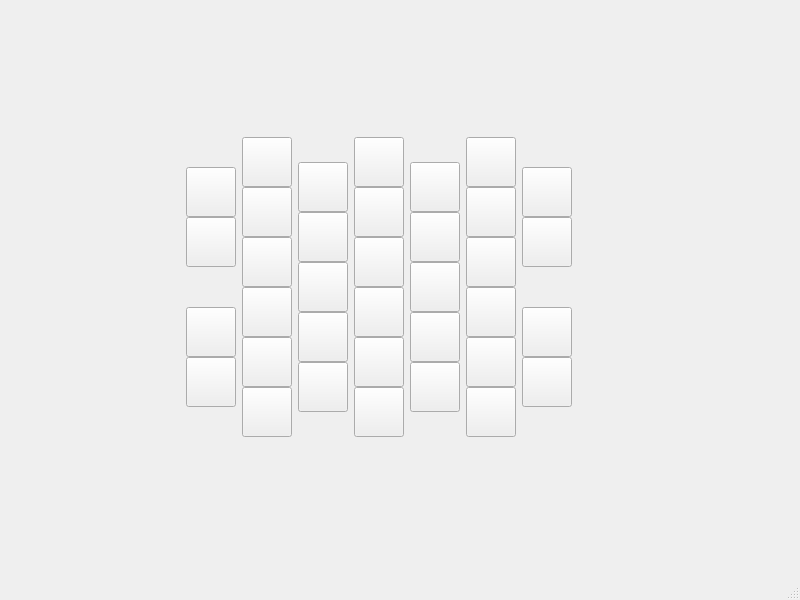
<?xml version="1.0" encoding="UTF-8"?>
<ui version="4.0">
 <class>MainWindow</class>
 <widget class="QMainWindow" name="MainWindow">
  <property name="geometry">
   <rect>
    <x>0</x>
    <y>0</y>
    <width>800</width>
    <height>600</height>
   </rect>
  </property>
  <property name="windowTitle">
   <string>MainWindow</string>
  </property>
  <widget class="QWidget" name="centralwidget">
   <widget class="QWidget" name="horizontalLayoutWidget">
    <property name="geometry">
     <rect>
      <x>180</x>
      <y>120</y>
      <width>402</width>
      <height>334</height>
     </rect>
    </property>
    <layout class="QHBoxLayout" name="horizontalLayout">
     <property name="spacing">
      <number>0</number>
     </property>
     <item>
      <layout class="QVBoxLayout" name="verticalLayout">
       <property name="spacing">
        <number>0</number>
       </property>
       <item>
        <spacer name="verticalSpacer">
         <property name="orientation">
          <enum>Qt::Vertical</enum>
         </property>
         <property name="sizeHint" stdset="0">
          <size>
           <width>20</width>
           <height>40</height>
          </size>
         </property>
        </spacer>
       </item>
       <item>
        <widget class="QPushButton" name="pushButton_29">
         <property name="sizePolicy">
          <sizepolicy hsizetype="Minimum" vsizetype="Maximum">
           <horstretch>0</horstretch>
           <verstretch>0</verstretch>
          </sizepolicy>
         </property>
         <property name="minimumSize">
          <size>
           <width>50</width>
           <height>50</height>
          </size>
         </property>
         <property name="maximumSize">
          <size>
           <width>50</width>
           <height>50</height>
          </size>
         </property>
         <property name="text">
          <string/>
         </property>
         <attribute name="buttonGroup">
          <string notr="true">act_blk</string>
         </attribute>
        </widget>
       </item>
       <item>
        <widget class="QPushButton" name="pushButton_28">
         <property name="sizePolicy">
          <sizepolicy hsizetype="Minimum" vsizetype="Maximum">
           <horstretch>0</horstretch>
           <verstretch>0</verstretch>
          </sizepolicy>
         </property>
         <property name="minimumSize">
          <size>
           <width>50</width>
           <height>50</height>
          </size>
         </property>
         <property name="maximumSize">
          <size>
           <width>50</width>
           <height>50</height>
          </size>
         </property>
         <property name="text">
          <string/>
         </property>
         <attribute name="buttonGroup">
          <string notr="true">act_blk</string>
         </attribute>
        </widget>
       </item>
       <item>
        <spacer name="verticalSpacer_3">
         <property name="orientation">
          <enum>Qt::Vertical</enum>
         </property>
         <property name="sizeType">
          <enum>QSizePolicy::Fixed</enum>
         </property>
         <property name="sizeHint" stdset="0">
          <size>
           <width>20</width>
           <height>40</height>
          </size>
         </property>
        </spacer>
       </item>
       <item>
        <widget class="QPushButton" name="pushButton_27">
         <property name="sizePolicy">
          <sizepolicy hsizetype="Minimum" vsizetype="Maximum">
           <horstretch>0</horstretch>
           <verstretch>0</verstretch>
          </sizepolicy>
         </property>
         <property name="minimumSize">
          <size>
           <width>50</width>
           <height>50</height>
          </size>
         </property>
         <property name="maximumSize">
          <size>
           <width>50</width>
           <height>50</height>
          </size>
         </property>
         <property name="text">
          <string/>
         </property>
         <attribute name="buttonGroup">
          <string notr="true">act_blk</string>
         </attribute>
        </widget>
       </item>
       <item>
        <widget class="QPushButton" name="pushButton">
         <property name="sizePolicy">
          <sizepolicy hsizetype="Minimum" vsizetype="Maximum">
           <horstretch>0</horstretch>
           <verstretch>0</verstretch>
          </sizepolicy>
         </property>
         <property name="minimumSize">
          <size>
           <width>50</width>
           <height>50</height>
          </size>
         </property>
         <property name="maximumSize">
          <size>
           <width>50</width>
           <height>50</height>
          </size>
         </property>
         <property name="text">
          <string/>
         </property>
         <attribute name="buttonGroup">
          <string notr="true">act_blk</string>
         </attribute>
        </widget>
       </item>
       <item>
        <spacer name="verticalSpacer_2">
         <property name="orientation">
          <enum>Qt::Vertical</enum>
         </property>
         <property name="sizeHint" stdset="0">
          <size>
           <width>20</width>
           <height>40</height>
          </size>
         </property>
        </spacer>
       </item>
      </layout>
     </item>
     <item>
      <layout class="QVBoxLayout" name="verticalLayout_2">
       <property name="spacing">
        <number>0</number>
       </property>
       <item>
        <spacer name="verticalSpacer_7">
         <property name="orientation">
          <enum>Qt::Vertical</enum>
         </property>
         <property name="sizeHint" stdset="0">
          <size>
           <width>20</width>
           <height>40</height>
          </size>
         </property>
        </spacer>
       </item>
       <item>
        <widget class="QPushButton" name="pushButton_2">
         <property name="sizePolicy">
          <sizepolicy hsizetype="Minimum" vsizetype="Maximum">
           <horstretch>0</horstretch>
           <verstretch>0</verstretch>
          </sizepolicy>
         </property>
         <property name="minimumSize">
          <size>
           <width>50</width>
           <height>50</height>
          </size>
         </property>
         <property name="maximumSize">
          <size>
           <width>50</width>
           <height>50</height>
          </size>
         </property>
         <property name="text">
          <string/>
         </property>
         <attribute name="buttonGroup">
          <string notr="true">act_blk</string>
         </attribute>
        </widget>
       </item>
       <item>
        <widget class="QPushButton" name="pushButton_26">
         <property name="sizePolicy">
          <sizepolicy hsizetype="Minimum" vsizetype="Maximum">
           <horstretch>0</horstretch>
           <verstretch>0</verstretch>
          </sizepolicy>
         </property>
         <property name="minimumSize">
          <size>
           <width>50</width>
           <height>50</height>
          </size>
         </property>
         <property name="maximumSize">
          <size>
           <width>50</width>
           <height>50</height>
          </size>
         </property>
         <property name="text">
          <string/>
         </property>
         <attribute name="buttonGroup">
          <string notr="true">act_blk</string>
         </attribute>
        </widget>
       </item>
       <item>
        <widget class="QPushButton" name="pushButton_8">
         <property name="sizePolicy">
          <sizepolicy hsizetype="Minimum" vsizetype="Maximum">
           <horstretch>0</horstretch>
           <verstretch>0</verstretch>
          </sizepolicy>
         </property>
         <property name="minimumSize">
          <size>
           <width>50</width>
           <height>50</height>
          </size>
         </property>
         <property name="maximumSize">
          <size>
           <width>50</width>
           <height>50</height>
          </size>
         </property>
         <property name="text">
          <string/>
         </property>
         <attribute name="buttonGroup">
          <string notr="true">act_blk</string>
         </attribute>
        </widget>
       </item>
       <item>
        <widget class="QPushButton" name="pushButton_25">
         <property name="sizePolicy">
          <sizepolicy hsizetype="Minimum" vsizetype="Maximum">
           <horstretch>0</horstretch>
           <verstretch>0</verstretch>
          </sizepolicy>
         </property>
         <property name="minimumSize">
          <size>
           <width>50</width>
           <height>50</height>
          </size>
         </property>
         <property name="maximumSize">
          <size>
           <width>50</width>
           <height>50</height>
          </size>
         </property>
         <property name="text">
          <string/>
         </property>
         <attribute name="buttonGroup">
          <string notr="true">act_blk</string>
         </attribute>
        </widget>
       </item>
       <item>
        <widget class="QPushButton" name="pushButton_10">
         <property name="sizePolicy">
          <sizepolicy hsizetype="Minimum" vsizetype="Maximum">
           <horstretch>0</horstretch>
           <verstretch>0</verstretch>
          </sizepolicy>
         </property>
         <property name="minimumSize">
          <size>
           <width>50</width>
           <height>50</height>
          </size>
         </property>
         <property name="maximumSize">
          <size>
           <width>50</width>
           <height>50</height>
          </size>
         </property>
         <property name="text">
          <string/>
         </property>
         <attribute name="buttonGroup">
          <string notr="true">act_blk</string>
         </attribute>
        </widget>
       </item>
       <item>
        <widget class="QPushButton" name="pushButton_9">
         <property name="sizePolicy">
          <sizepolicy hsizetype="Minimum" vsizetype="Maximum">
           <horstretch>0</horstretch>
           <verstretch>0</verstretch>
          </sizepolicy>
         </property>
         <property name="minimumSize">
          <size>
           <width>50</width>
           <height>50</height>
          </size>
         </property>
         <property name="maximumSize">
          <size>
           <width>50</width>
           <height>50</height>
          </size>
         </property>
         <property name="text">
          <string/>
         </property>
         <attribute name="buttonGroup">
          <string notr="true">act_blk</string>
         </attribute>
        </widget>
       </item>
       <item>
        <spacer name="verticalSpacer_8">
         <property name="orientation">
          <enum>Qt::Vertical</enum>
         </property>
         <property name="sizeHint" stdset="0">
          <size>
           <width>20</width>
           <height>40</height>
          </size>
         </property>
        </spacer>
       </item>
      </layout>
     </item>
     <item>
      <layout class="QVBoxLayout" name="verticalLayout_3">
       <property name="spacing">
        <number>0</number>
       </property>
       <item>
        <spacer name="verticalSpacer_9">
         <property name="orientation">
          <enum>Qt::Vertical</enum>
         </property>
         <property name="sizeHint" stdset="0">
          <size>
           <width>20</width>
           <height>40</height>
          </size>
         </property>
        </spacer>
       </item>
       <item>
        <widget class="QPushButton" name="pushButton_23">
         <property name="sizePolicy">
          <sizepolicy hsizetype="Minimum" vsizetype="Maximum">
           <horstretch>0</horstretch>
           <verstretch>0</verstretch>
          </sizepolicy>
         </property>
         <property name="minimumSize">
          <size>
           <width>50</width>
           <height>50</height>
          </size>
         </property>
         <property name="maximumSize">
          <size>
           <width>50</width>
           <height>50</height>
          </size>
         </property>
         <property name="text">
          <string/>
         </property>
         <attribute name="buttonGroup">
          <string notr="true">act_blk</string>
         </attribute>
        </widget>
       </item>
       <item>
        <widget class="QPushButton" name="pushButton_24">
         <property name="sizePolicy">
          <sizepolicy hsizetype="Minimum" vsizetype="Maximum">
           <horstretch>0</horstretch>
           <verstretch>0</verstretch>
          </sizepolicy>
         </property>
         <property name="minimumSize">
          <size>
           <width>50</width>
           <height>50</height>
          </size>
         </property>
         <property name="maximumSize">
          <size>
           <width>50</width>
           <height>50</height>
          </size>
         </property>
         <property name="text">
          <string/>
         </property>
         <attribute name="buttonGroup">
          <string notr="true">act_blk</string>
         </attribute>
        </widget>
       </item>
       <item>
        <widget class="QPushButton" name="pushButton_11">
         <property name="sizePolicy">
          <sizepolicy hsizetype="Minimum" vsizetype="Maximum">
           <horstretch>0</horstretch>
           <verstretch>0</verstretch>
          </sizepolicy>
         </property>
         <property name="minimumSize">
          <size>
           <width>50</width>
           <height>50</height>
          </size>
         </property>
         <property name="maximumSize">
          <size>
           <width>50</width>
           <height>50</height>
          </size>
         </property>
         <property name="text">
          <string/>
         </property>
         <attribute name="buttonGroup">
          <string notr="true">act_blk</string>
         </attribute>
        </widget>
       </item>
       <item>
        <widget class="QPushButton" name="pushButton_12">
         <property name="sizePolicy">
          <sizepolicy hsizetype="Minimum" vsizetype="Maximum">
           <horstretch>0</horstretch>
           <verstretch>0</verstretch>
          </sizepolicy>
         </property>
         <property name="minimumSize">
          <size>
           <width>50</width>
           <height>50</height>
          </size>
         </property>
         <property name="maximumSize">
          <size>
           <width>50</width>
           <height>50</height>
          </size>
         </property>
         <property name="text">
          <string/>
         </property>
         <attribute name="buttonGroup">
          <string notr="true">act_blk</string>
         </attribute>
        </widget>
       </item>
       <item>
        <widget class="QPushButton" name="pushButton_3">
         <property name="sizePolicy">
          <sizepolicy hsizetype="Minimum" vsizetype="Maximum">
           <horstretch>0</horstretch>
           <verstretch>0</verstretch>
          </sizepolicy>
         </property>
         <property name="minimumSize">
          <size>
           <width>50</width>
           <height>50</height>
          </size>
         </property>
         <property name="maximumSize">
          <size>
           <width>50</width>
           <height>50</height>
          </size>
         </property>
         <property name="text">
          <string/>
         </property>
         <attribute name="buttonGroup">
          <string notr="true">act_blk</string>
         </attribute>
        </widget>
       </item>
       <item>
        <spacer name="verticalSpacer_10">
         <property name="orientation">
          <enum>Qt::Vertical</enum>
         </property>
         <property name="sizeHint" stdset="0">
          <size>
           <width>20</width>
           <height>40</height>
          </size>
         </property>
        </spacer>
       </item>
      </layout>
     </item>
     <item>
      <layout class="QVBoxLayout" name="verticalLayout_4">
       <property name="spacing">
        <number>0</number>
       </property>
       <item>
        <spacer name="verticalSpacer_12">
         <property name="orientation">
          <enum>Qt::Vertical</enum>
         </property>
         <property name="sizeHint" stdset="0">
          <size>
           <width>20</width>
           <height>40</height>
          </size>
         </property>
        </spacer>
       </item>
       <item>
        <widget class="QPushButton" name="pushButton_4">
         <property name="sizePolicy">
          <sizepolicy hsizetype="Minimum" vsizetype="Maximum">
           <horstretch>0</horstretch>
           <verstretch>0</verstretch>
          </sizepolicy>
         </property>
         <property name="minimumSize">
          <size>
           <width>50</width>
           <height>50</height>
          </size>
         </property>
         <property name="maximumSize">
          <size>
           <width>50</width>
           <height>50</height>
          </size>
         </property>
         <property name="text">
          <string/>
         </property>
         <attribute name="buttonGroup">
          <string notr="true">act_blk</string>
         </attribute>
        </widget>
       </item>
       <item>
        <widget class="QPushButton" name="pushButton_30">
         <property name="sizePolicy">
          <sizepolicy hsizetype="Minimum" vsizetype="Maximum">
           <horstretch>0</horstretch>
           <verstretch>0</verstretch>
          </sizepolicy>
         </property>
         <property name="minimumSize">
          <size>
           <width>50</width>
           <height>50</height>
          </size>
         </property>
         <property name="maximumSize">
          <size>
           <width>50</width>
           <height>50</height>
          </size>
         </property>
         <property name="text">
          <string/>
         </property>
         <attribute name="buttonGroup">
          <string notr="true">act_blk</string>
         </attribute>
        </widget>
       </item>
       <item>
        <widget class="QPushButton" name="pushButton_14">
         <property name="sizePolicy">
          <sizepolicy hsizetype="Minimum" vsizetype="Maximum">
           <horstretch>0</horstretch>
           <verstretch>0</verstretch>
          </sizepolicy>
         </property>
         <property name="minimumSize">
          <size>
           <width>50</width>
           <height>50</height>
          </size>
         </property>
         <property name="maximumSize">
          <size>
           <width>50</width>
           <height>50</height>
          </size>
         </property>
         <property name="text">
          <string/>
         </property>
         <attribute name="buttonGroup">
          <string notr="true">act_blk</string>
         </attribute>
        </widget>
       </item>
       <item>
        <widget class="QPushButton" name="pushButton_21">
         <property name="sizePolicy">
          <sizepolicy hsizetype="Minimum" vsizetype="Maximum">
           <horstretch>0</horstretch>
           <verstretch>0</verstretch>
          </sizepolicy>
         </property>
         <property name="minimumSize">
          <size>
           <width>50</width>
           <height>50</height>
          </size>
         </property>
         <property name="maximumSize">
          <size>
           <width>50</width>
           <height>50</height>
          </size>
         </property>
         <property name="text">
          <string/>
         </property>
         <attribute name="buttonGroup">
          <string notr="true">act_blk</string>
         </attribute>
        </widget>
       </item>
       <item>
        <widget class="QPushButton" name="pushButton_13">
         <property name="sizePolicy">
          <sizepolicy hsizetype="Minimum" vsizetype="Maximum">
           <horstretch>0</horstretch>
           <verstretch>0</verstretch>
          </sizepolicy>
         </property>
         <property name="minimumSize">
          <size>
           <width>50</width>
           <height>50</height>
          </size>
         </property>
         <property name="maximumSize">
          <size>
           <width>50</width>
           <height>50</height>
          </size>
         </property>
         <property name="text">
          <string/>
         </property>
         <attribute name="buttonGroup">
          <string notr="true">act_blk</string>
         </attribute>
        </widget>
       </item>
       <item>
        <widget class="QPushButton" name="pushButton_22">
         <property name="sizePolicy">
          <sizepolicy hsizetype="Minimum" vsizetype="Maximum">
           <horstretch>0</horstretch>
           <verstretch>0</verstretch>
          </sizepolicy>
         </property>
         <property name="minimumSize">
          <size>
           <width>50</width>
           <height>50</height>
          </size>
         </property>
         <property name="maximumSize">
          <size>
           <width>50</width>
           <height>50</height>
          </size>
         </property>
         <property name="text">
          <string/>
         </property>
         <attribute name="buttonGroup">
          <string notr="true">act_blk</string>
         </attribute>
        </widget>
       </item>
       <item>
        <spacer name="verticalSpacer_11">
         <property name="orientation">
          <enum>Qt::Vertical</enum>
         </property>
         <property name="sizeHint" stdset="0">
          <size>
           <width>20</width>
           <height>40</height>
          </size>
         </property>
        </spacer>
       </item>
      </layout>
     </item>
     <item>
      <layout class="QVBoxLayout" name="verticalLayout_5">
       <property name="spacing">
        <number>0</number>
       </property>
       <item>
        <spacer name="verticalSpacer_16">
         <property name="orientation">
          <enum>Qt::Vertical</enum>
         </property>
         <property name="sizeHint" stdset="0">
          <size>
           <width>20</width>
           <height>40</height>
          </size>
         </property>
        </spacer>
       </item>
       <item>
        <widget class="QPushButton" name="pushButton_5">
         <property name="sizePolicy">
          <sizepolicy hsizetype="Minimum" vsizetype="Maximum">
           <horstretch>0</horstretch>
           <verstretch>0</verstretch>
          </sizepolicy>
         </property>
         <property name="minimumSize">
          <size>
           <width>50</width>
           <height>50</height>
          </size>
         </property>
         <property name="maximumSize">
          <size>
           <width>50</width>
           <height>50</height>
          </size>
         </property>
         <property name="text">
          <string/>
         </property>
         <attribute name="buttonGroup">
          <string notr="true">act_blk</string>
         </attribute>
        </widget>
       </item>
       <item>
        <widget class="QPushButton" name="pushButton_16">
         <property name="sizePolicy">
          <sizepolicy hsizetype="Minimum" vsizetype="Maximum">
           <horstretch>0</horstretch>
           <verstretch>0</verstretch>
          </sizepolicy>
         </property>
         <property name="minimumSize">
          <size>
           <width>50</width>
           <height>50</height>
          </size>
         </property>
         <property name="maximumSize">
          <size>
           <width>50</width>
           <height>50</height>
          </size>
         </property>
         <property name="text">
          <string/>
         </property>
         <attribute name="buttonGroup">
          <string notr="true">act_blk</string>
         </attribute>
        </widget>
       </item>
       <item>
        <widget class="QPushButton" name="pushButton_19">
         <property name="sizePolicy">
          <sizepolicy hsizetype="Minimum" vsizetype="Maximum">
           <horstretch>0</horstretch>
           <verstretch>0</verstretch>
          </sizepolicy>
         </property>
         <property name="minimumSize">
          <size>
           <width>50</width>
           <height>50</height>
          </size>
         </property>
         <property name="maximumSize">
          <size>
           <width>50</width>
           <height>50</height>
          </size>
         </property>
         <property name="text">
          <string/>
         </property>
         <attribute name="buttonGroup">
          <string notr="true">act_blk</string>
         </attribute>
        </widget>
       </item>
       <item>
        <widget class="QPushButton" name="pushButton_20">
         <property name="sizePolicy">
          <sizepolicy hsizetype="Minimum" vsizetype="Maximum">
           <horstretch>0</horstretch>
           <verstretch>0</verstretch>
          </sizepolicy>
         </property>
         <property name="minimumSize">
          <size>
           <width>50</width>
           <height>50</height>
          </size>
         </property>
         <property name="maximumSize">
          <size>
           <width>50</width>
           <height>50</height>
          </size>
         </property>
         <property name="text">
          <string/>
         </property>
         <attribute name="buttonGroup">
          <string notr="true">act_blk</string>
         </attribute>
        </widget>
       </item>
       <item>
        <widget class="QPushButton" name="pushButton_15">
         <property name="sizePolicy">
          <sizepolicy hsizetype="Minimum" vsizetype="Maximum">
           <horstretch>0</horstretch>
           <verstretch>0</verstretch>
          </sizepolicy>
         </property>
         <property name="minimumSize">
          <size>
           <width>50</width>
           <height>50</height>
          </size>
         </property>
         <property name="maximumSize">
          <size>
           <width>50</width>
           <height>50</height>
          </size>
         </property>
         <property name="text">
          <string/>
         </property>
         <attribute name="buttonGroup">
          <string notr="true">act_blk</string>
         </attribute>
        </widget>
       </item>
       <item>
        <spacer name="verticalSpacer_13">
         <property name="orientation">
          <enum>Qt::Vertical</enum>
         </property>
         <property name="sizeHint" stdset="0">
          <size>
           <width>20</width>
           <height>40</height>
          </size>
         </property>
        </spacer>
       </item>
      </layout>
     </item>
     <item>
      <layout class="QVBoxLayout" name="verticalLayout_6">
       <property name="spacing">
        <number>0</number>
       </property>
       <item>
        <spacer name="verticalSpacer_14">
         <property name="orientation">
          <enum>Qt::Vertical</enum>
         </property>
         <property name="sizeHint" stdset="0">
          <size>
           <width>20</width>
           <height>40</height>
          </size>
         </property>
        </spacer>
       </item>
       <item>
        <widget class="QPushButton" name="pushButton_17">
         <property name="sizePolicy">
          <sizepolicy hsizetype="Minimum" vsizetype="Maximum">
           <horstretch>0</horstretch>
           <verstretch>0</verstretch>
          </sizepolicy>
         </property>
         <property name="minimumSize">
          <size>
           <width>50</width>
           <height>50</height>
          </size>
         </property>
         <property name="maximumSize">
          <size>
           <width>50</width>
           <height>50</height>
          </size>
         </property>
         <property name="text">
          <string/>
         </property>
         <attribute name="buttonGroup">
          <string notr="true">act_blk</string>
         </attribute>
        </widget>
       </item>
       <item>
        <widget class="QPushButton" name="pushButton_18">
         <property name="sizePolicy">
          <sizepolicy hsizetype="Minimum" vsizetype="Maximum">
           <horstretch>0</horstretch>
           <verstretch>0</verstretch>
          </sizepolicy>
         </property>
         <property name="minimumSize">
          <size>
           <width>50</width>
           <height>50</height>
          </size>
         </property>
         <property name="maximumSize">
          <size>
           <width>50</width>
           <height>50</height>
          </size>
         </property>
         <property name="text">
          <string/>
         </property>
         <attribute name="buttonGroup">
          <string notr="true">act_blk</string>
         </attribute>
        </widget>
       </item>
       <item>
        <widget class="QPushButton" name="pushButton_31">
         <property name="sizePolicy">
          <sizepolicy hsizetype="Minimum" vsizetype="Maximum">
           <horstretch>0</horstretch>
           <verstretch>0</verstretch>
          </sizepolicy>
         </property>
         <property name="minimumSize">
          <size>
           <width>50</width>
           <height>50</height>
          </size>
         </property>
         <property name="maximumSize">
          <size>
           <width>50</width>
           <height>50</height>
          </size>
         </property>
         <property name="text">
          <string/>
         </property>
         <attribute name="buttonGroup">
          <string notr="true">act_blk</string>
         </attribute>
        </widget>
       </item>
       <item>
        <widget class="QPushButton" name="pushButton_33">
         <property name="sizePolicy">
          <sizepolicy hsizetype="Minimum" vsizetype="Maximum">
           <horstretch>0</horstretch>
           <verstretch>0</verstretch>
          </sizepolicy>
         </property>
         <property name="minimumSize">
          <size>
           <width>50</width>
           <height>50</height>
          </size>
         </property>
         <property name="maximumSize">
          <size>
           <width>50</width>
           <height>50</height>
          </size>
         </property>
         <property name="text">
          <string/>
         </property>
         <attribute name="buttonGroup">
          <string notr="true">act_blk</string>
         </attribute>
        </widget>
       </item>
       <item>
        <widget class="QPushButton" name="pushButton_32">
         <property name="sizePolicy">
          <sizepolicy hsizetype="Minimum" vsizetype="Maximum">
           <horstretch>0</horstretch>
           <verstretch>0</verstretch>
          </sizepolicy>
         </property>
         <property name="minimumSize">
          <size>
           <width>50</width>
           <height>50</height>
          </size>
         </property>
         <property name="maximumSize">
          <size>
           <width>50</width>
           <height>50</height>
          </size>
         </property>
         <property name="text">
          <string/>
         </property>
         <attribute name="buttonGroup">
          <string notr="true">act_blk</string>
         </attribute>
        </widget>
       </item>
       <item>
        <widget class="QPushButton" name="pushButton_6">
         <property name="sizePolicy">
          <sizepolicy hsizetype="Minimum" vsizetype="Maximum">
           <horstretch>0</horstretch>
           <verstretch>0</verstretch>
          </sizepolicy>
         </property>
         <property name="minimumSize">
          <size>
           <width>50</width>
           <height>50</height>
          </size>
         </property>
         <property name="maximumSize">
          <size>
           <width>50</width>
           <height>50</height>
          </size>
         </property>
         <property name="text">
          <string/>
         </property>
         <attribute name="buttonGroup">
          <string notr="true">act_blk</string>
         </attribute>
        </widget>
       </item>
       <item>
        <spacer name="verticalSpacer_15">
         <property name="orientation">
          <enum>Qt::Vertical</enum>
         </property>
         <property name="sizeHint" stdset="0">
          <size>
           <width>20</width>
           <height>40</height>
          </size>
         </property>
        </spacer>
       </item>
      </layout>
     </item>
     <item>
      <layout class="QVBoxLayout" name="verticalLayout_7">
       <property name="spacing">
        <number>0</number>
       </property>
       <item>
        <spacer name="verticalSpacer_4">
         <property name="orientation">
          <enum>Qt::Vertical</enum>
         </property>
         <property name="sizeHint" stdset="0">
          <size>
           <width>20</width>
           <height>40</height>
          </size>
         </property>
        </spacer>
       </item>
       <item>
        <widget class="QPushButton" name="pushButton_34">
         <property name="sizePolicy">
          <sizepolicy hsizetype="Minimum" vsizetype="Maximum">
           <horstretch>0</horstretch>
           <verstretch>0</verstretch>
          </sizepolicy>
         </property>
         <property name="minimumSize">
          <size>
           <width>50</width>
           <height>50</height>
          </size>
         </property>
         <property name="maximumSize">
          <size>
           <width>50</width>
           <height>50</height>
          </size>
         </property>
         <property name="text">
          <string/>
         </property>
         <attribute name="buttonGroup">
          <string notr="true">act_blk</string>
         </attribute>
        </widget>
       </item>
       <item>
        <widget class="QPushButton" name="pushButton_35">
         <property name="sizePolicy">
          <sizepolicy hsizetype="Minimum" vsizetype="Maximum">
           <horstretch>0</horstretch>
           <verstretch>0</verstretch>
          </sizepolicy>
         </property>
         <property name="minimumSize">
          <size>
           <width>50</width>
           <height>50</height>
          </size>
         </property>
         <property name="maximumSize">
          <size>
           <width>50</width>
           <height>50</height>
          </size>
         </property>
         <property name="text">
          <string/>
         </property>
         <attribute name="buttonGroup">
          <string notr="true">act_blk</string>
         </attribute>
        </widget>
       </item>
       <item>
        <spacer name="verticalSpacer_6">
         <property name="orientation">
          <enum>Qt::Vertical</enum>
         </property>
         <property name="sizeType">
          <enum>QSizePolicy::Fixed</enum>
         </property>
         <property name="sizeHint" stdset="0">
          <size>
           <width>20</width>
           <height>40</height>
          </size>
         </property>
        </spacer>
       </item>
       <item>
        <widget class="QPushButton" name="pushButton_36">
         <property name="sizePolicy">
          <sizepolicy hsizetype="Minimum" vsizetype="Maximum">
           <horstretch>0</horstretch>
           <verstretch>0</verstretch>
          </sizepolicy>
         </property>
         <property name="minimumSize">
          <size>
           <width>50</width>
           <height>50</height>
          </size>
         </property>
         <property name="maximumSize">
          <size>
           <width>50</width>
           <height>50</height>
          </size>
         </property>
         <property name="text">
          <string/>
         </property>
         <attribute name="buttonGroup">
          <string notr="true">act_blk</string>
         </attribute>
        </widget>
       </item>
       <item>
        <widget class="QPushButton" name="pushButton_7">
         <property name="sizePolicy">
          <sizepolicy hsizetype="Minimum" vsizetype="Maximum">
           <horstretch>0</horstretch>
           <verstretch>0</verstretch>
          </sizepolicy>
         </property>
         <property name="minimumSize">
          <size>
           <width>50</width>
           <height>50</height>
          </size>
         </property>
         <property name="maximumSize">
          <size>
           <width>50</width>
           <height>50</height>
          </size>
         </property>
         <property name="text">
          <string/>
         </property>
         <attribute name="buttonGroup">
          <string notr="true">act_blk</string>
         </attribute>
        </widget>
       </item>
       <item>
        <spacer name="verticalSpacer_5">
         <property name="orientation">
          <enum>Qt::Vertical</enum>
         </property>
         <property name="sizeHint" stdset="0">
          <size>
           <width>20</width>
           <height>40</height>
          </size>
         </property>
        </spacer>
       </item>
      </layout>
     </item>
    </layout>
   </widget>
  </widget>
  <widget class="QMenuBar" name="menubar">
   <property name="geometry">
    <rect>
     <x>0</x>
     <y>0</y>
     <width>800</width>
     <height>22</height>
    </rect>
   </property>
  </widget>
  <widget class="QStatusBar" name="statusbar"/>
 </widget>
 <resources/>
 <connections/>
 <buttongroups>
  <buttongroup name="act_blk">
   <property name="exclusive">
    <bool>false</bool>
   </property>
  </buttongroup>
 </buttongroups>
</ui>
